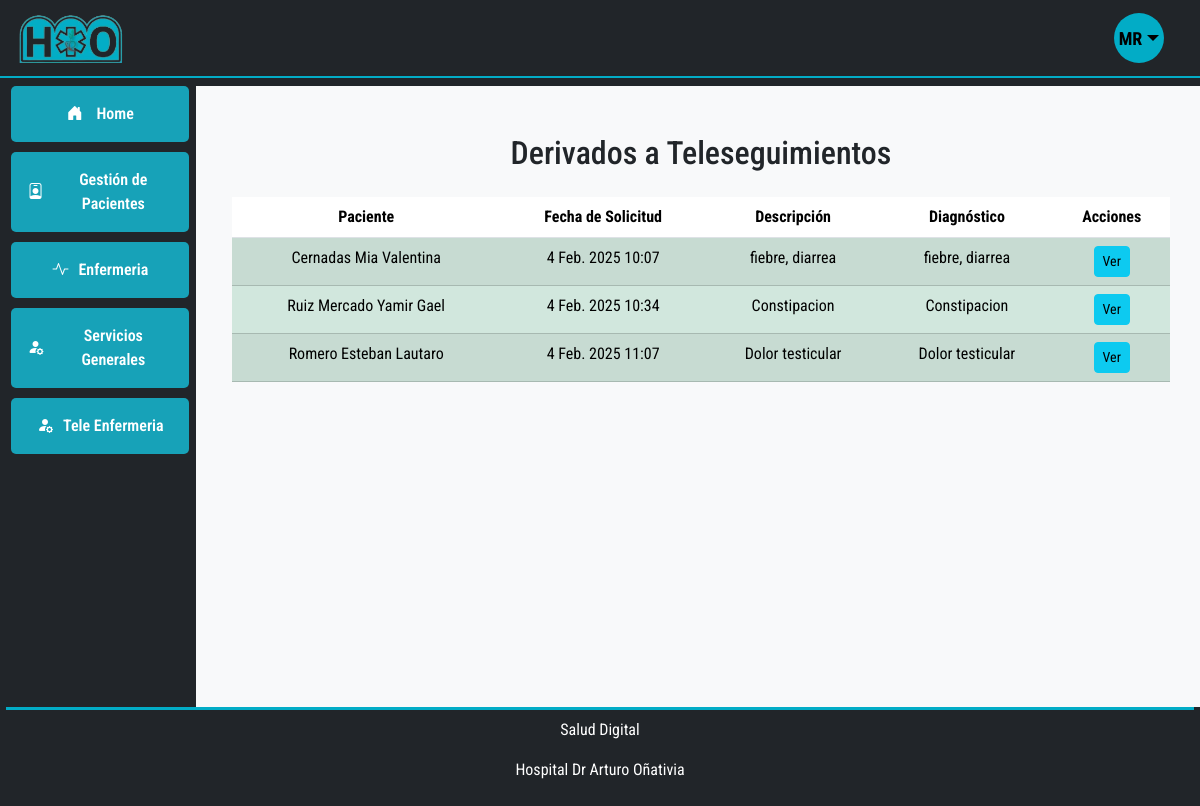
The page /derivados/ (signed in) on the database its author committed.
### users/models.py (models this page shows, shortened)
class User(AbstractUser, PermissionsMixin):
    first_name = None  # Sobrescribir el campo first_name de AbstractUser
    last_name = None   # Sobrescribir el campo last_name de AbstractUser
    username = None
    name = models.CharField(
        gettext_lazy('First name'), max_length=30, blank=False, null=False
    )
    lastname = models.CharField(
        gettext_lazy('Last name'), max_length=30, blank=False, null=False
    )
    cellphone = models.CharField(
        gettext_lazy('Cellphone'), max_length=10, blank=True, null=True
    )
    email = models.EmailField(
        gettext_lazy('Email'), max_length=254, unique=True, null=False
    )
    uuid = models.UUIDField(unique=True, default=uuid.uuid4, editable=False)
    date_joined = models.DateTimeField(gettext_lazy('Date joined'), auto_now_add=True)
    is_staff = models.BooleanField(gettext_lazy('Staff'), default=False, help_text=gettext_lazy('Designates whether the user can log into this admin site.'))
    is_active = models.BooleanField(gettext_lazy('Active'), default=False)
    servicio = models.CharField(gettext_lazy('Service'), max_length=30, blank=True, null=True)
    cargo = models.CharField(gettext_lazy('Cargo'), max_length=30, blank=True, null=True)
    objects = UserManager()
    USERNAME_FIELD = "email"
    REQUIRED_FIELDS = ["name", "lastname"]
    class Meta:
        verbose_name = gettext_lazy('user')
        verbose_name_plural = gettext_lazy('users')

### teleenfermeria/models.py (models this page shows, shortened)
class Teleseguimiento(models.Model):
    id = models.AutoField(primary_key=True)
    paciente = models.ForeignKey(Paciente, on_delete=models.CASCADE)
    fecha_solicitud = models.DateTimeField(default=timezone.now)
    descripcion = models.TextField(max_length=1000, blank=True, null=True)
    condicion = models.CharField(
        max_length=100,
        choices=[
            (" Alta Medica", " Alta Medica"),
            ("Internado", "Internado"),
            ("Otro", "Otro"),
        ],
        default="Alta Medica",
    )
    consentimiento_seguimiento = models.CharField(
        max_length=100,
        choices=[
            ("aceptado", "Aceptado"),
            ("Rechazado", "Rechazado"),
            ("En espera", "En espera"),
            ("pasivo", "Pasivo"),
        ],
        default="en_espera",
    )
    estado = models.CharField(
        max_length=20,
        choices=[
            ("Derivado", "Derivado"),
            ("en_proceso", "En Proceso"),
            ("realizado", "Realizado"),
            ("no_realizado", "No Realizado"),
        ],
        default="Derivado",
    )
    diagnostico = models.TextField(max_length=1000, blank=True, null=True)
    medicaciones = models.ManyToManyField(Medicacion, blank=True)
    vacunas = models.CharField(
        max_length=28,
        choices=[
            ("completo", "Completo"),
            ("en_proceso", "En Proceso"),
            ("incompleto", "Incompleto"),
        ],
        default="En proceso",
    )

### pacientes/models.py (models this page shows, shortened)
class Paciente(models.Model):
    nombre_completo = models.CharField(max_length=255, null=True, blank=True)
    dni = models.CharField(max_length=15, unique=True)
    fecha_nacimiento = models.DateField()
    domicilio = models.CharField(max_length=255, null=True, blank=True)
    localidad = models.CharField(max_length=100, null=True, blank=True)
    telefono = models.CharField(max_length=20)
    telefono2 = models.CharField(max_length=20, null=True, blank=True, default="-")
    obra_social = models.CharField(max_length=100, null=True, blank=True, default="sin Datos")
    fecha_ingreso = models.DateField(default=timezone.now)
    diagnostico = models.CharField(max_length=255, null=True, blank=True)
    causa_externa = models.CharField(max_length=255, null=True, blank=True)  # Solo para pediatría/guardia
    arm = models.BooleanField(default=False)  # Si necesita asistencia respiratoria
    tipo_egreso = models.CharField(max_length=50, null=True, blank=True)  # Alta, Derivado, etc.
    fecha_egreso = models.DateField(null=True, blank=True)
    nombre_tutor = models.CharField(max_length=255, null=True, blank=True)
    dni_tutor = models.CharField(max_length=15, null=True, blank=True)
    historia_clinica = models.CharField(max_length=50, null=True, blank=True)
    pases = models.CharField(max_length=255, null=True, blank=True)  # Detalle de los pases
    fecha_pase = models.DateField(null=True, blank=True)

### teleenfermeria/views.py (the view)
# urls.py: path("derivados/", views.derivadosteleseguimiento, name="derivados"),
@login_required
@group_required("Teleenfermeria","Administrativo")
def derivadosteleseguimiento(request):
    teleseguimientos = Teleseguimiento.objects.filter(estado="Derivado")
    for teleseguimiento in teleseguimientos:
        teleseguimiento.tiempo_espera = now() - teleseguimiento.fecha_solicitud
    return render(
        request,
        "teleenfermeria/derivados_teleseguimiento.html",
        {"teleseguimientos": teleseguimientos},
    )

### teleenfermeria/views.py (called while the page is built)
def group_required(*group_names):
    def in_groups(user):
        if user.is_authenticated:
            if bool(user.groups.filter(name__in=group_names)) | user.is_superuser:
                return True
        return False
    return user_passes_test(in_groups, login_url='/no_permisos/')

### teleenfermeria/templates/teleenfermeria/derivados_teleseguimiento.html (shortened to what this page needs)
{% extends "base.html" %}
{% block main_content %}
<div class="container mt-4">
  <h2 class="mb-4">Derivados a Teleseguimientos</h2>
  <div class="table-responsive">
    <table class="table table-striped">
      <thead>
        <tr>
          <th>Paciente</th>
          <th>Fecha de Solicitud</th>
          <th>Descripción</th>
          <th>Diagnóstico</th>
          <th>Acciones</th>
        </tr>
      </thead>
      <tbody>
        {% for teleseguimiento in teleseguimientos %}
        <tr
            class="{% if teleseguimiento.tiempo_espera and teleseguimiento.tiempo_espera.days >= 7 %}table-danger{% elif teleseguimiento.tiempo_espera and teleseguimiento.tiempo_espera.days >= 3 %}table-warning{% else %}table-success{% endif %}"
        >
          <td>{{ teleseguimiento.paciente.nombre_completo }}</td>
          <td>{{ teleseguimiento.fecha_solicitud|default_if_none:"Sin Datos" }}</td>
          <td>{{ teleseguimiento.diagnostico }}</td>
          <td>{{ teleseguimiento.descripcion }}</td>
          <td>
            <a
              href="{% url 'teleenfermeria:detalleteleseguimiento' teleseguimiento.id %}"
              class="btn btn-info btn-sm"
              >Ver</a
            >
          </td>
        </tr>
        {% endfor %}
      </tbody>
    </table>
  </div>
</div>
{% endblock %}

### templates/base.html (shortened to what this page needs)
{% load static %}
<!DOCTYPE html>
<html lang="en">
  <head>
    <link
      href="https://cdn.jsdelivr.net/npm/bootstrap@5.3.3/dist/css/bootstrap.min.css"
      rel="stylesheet"
    />
    <link
      rel="stylesheet"
      href="https://cdn.jsdelivr.net/npm/bootstrap-icons@1.11.3/font/bootstrap-icons.min.css"
    />
    <link rel="stylesheet" href="{% static 'css/style.css' %}" />
  </head>
  <body class="bg-dark">
    <nav
      class="navbar navbar-dark bg-dark navbar-expand-lg fixed-top custom-border-bottom mr-1"
    >
      <div class="container-fluid">
        <a class="navbar-brand" href="#"
          ><img
            src="{% static 'imagenes/icono.png' %}"
            alt=""
            size="100"
            height="50"
        /></a>
        <div
          class="offcanvas offcanvas-end text-bg-dark"
          tabindex="-1"
          id="offcanvasDarkNavbar"
          aria-labelledby="offcanvasDarkNavbarLabel"
        >
          <div class="offcanvas-body">
            <ul class="navbar-nav justify-content-end flex-grow-1 pe-3">
                <li class="nav-item mx-lg-2 d-lg-block d-none ms-auto" style="list-style: none;">
                    <div class="dropdown">
                        <div class="user-circle dropdown-toggle" type="button" data-bs-toggle="dropdown" aria-expanded="false">
                          <span id="userInitials" class="user-initials">
                            {% if user.is_authenticated %}
                                {{ user.name|slice:":1" }}{{ user.lastname|slice:":1" }}
                            {% else %}
                                HO
                            {% endif %}
                        </span>
                        </div>
                    </div>
                </li>
            </ul>
          </div>
        </div>
      </div>
    </nav>
    <main class="main-content">
      <div class="row max-expanded-width mg-auto flex-grow">
        <div
          class="menu col-sm-3 col-lg-2 bg-dark d-none d-lg-block text-center align-items-center"
        >
          <div class="box align-items-center justify-content-center">
            <a
              href="{% url 'gestioncamas:dashboard' %}"
              class="text-decoration-none text-white w-100"
            >
              <i class="bi bi-house-door-fill"></i> Home
            </a>
          </div>
          <div
            class="box align-items-center justify-content-center"
            id="Servicios"
            onclick="submenu('subServicios')"
          >
            <i class="bi bi-person-badge"></i> Gestión de Pacientes
          </div>
          <div
            class="box align-items-center justify-content-center w-100"
            id="Enfermeria"
            onclick="submenu('subEnfermeria')"
          >
            <i class="bi bi-activity"></i> Enfermeria
          </div>
          <div
            class="box align-items-center justify-content-center w-100"
            id="serviciosGenerales"
            onclick="submenu('subServiciosGenerales')"
          >
            <i class="bi bi-person-fill-gear"></i> Servicios Generales
          </div>
              <div
              class="box align-items-center justify-content-center w-100"
              id="teleenfermeria"
              onclick="submenu('subTeleenfermeria')"
            >
              <i class="bi bi-person-fill-gear"></i> Tele Enfermeria
            </div>
        </div>
        <div
          class="contenido-principal col-m-12 col-lg-10 bg-light align-items-center"
        >
          <div class="row max-expanded-width mg-auto flex-grow text-center">
            <div class="container p-4">
              {% block main_content %} {% endblock %}
            </div>
          </div>
        </div>
      </div>
    </main>
    <footer class="bg-dark text-center">
      <div class="text-white">
        <p>Salud Digital</p>
        <p>Hospital Dr Arturo Oñativia</p>
      </div>
    </footer>
  </body>
</html>

### static/css/style.css (style rules this page uses)
html, body { height: 100%; margin: 0.2rem; font-family: "Roboto Condensed", sans-serif; }
body { display: flex; flex-direction: column; }
main { flex-grow: 1; display: flex; flex-direction: column; }
.row.max-expanded-width { flex-grow: 1; display: flex; }
.col-sm-3, .col-lg-2 { height: 100%; }
.box { width: 100%; padding: 1rem; background-color: #17a2b8; color: white; margin-left: 5px; border-radius: 5px; margin-bottom: 10px; font-size: 1rem; font-weight: 600; text-align: center; cursor: pointer; display: flex; align-items: center; justify-content: center; transition: background-color 0.3s ease; }
.box i { margin-right: 10px; }
footer { padding: 0.5rem; margin: 0; border-top: solid 3px #02ACC6; }
.main-content { margin-top: 5rem; }
.custom-border-bottom { border-bottom: 2px solid #02ACC6; }
.user-circle { width: 50px; height: 50px; border-radius: 50%; background-color: #02ACC6; display: flex; justify-content: center; align-items: center; font-size: 20px; color: black; font-weight: bold; cursor: pointer; }
.user-initials { text-transform: uppercase; font-size: 18px; }

### teleenfermeria/templates/teleenfermeria/derivados_teleseguimiento.html (style rules this page uses)
.table-success { background-color: #d4edda; }

### rows shown on the page
User: name "M", lastname "R"
Teleseguimiento: paciente.nombre_completo "Cernadas Mia Valentina", fecha_solicitud "4 Feb. 2025 10:07", diagnostico "fiebre, diarrea", descripcion "fiebre, diarrea"
Teleseguimiento: paciente.nombre_completo "Ruiz Mercado Yamir Gael", fecha_solicitud "4 Feb. 2025 10:34", diagnostico "Constipacion", descripcion "Constipacion"
Teleseguimiento: paciente.nombre_completo "Romero Esteban Lautaro", fecha_solicitud "4 Feb. 2025 11:07", diagnostico "Dolor testicular", descripcion "Dolor testicular"
